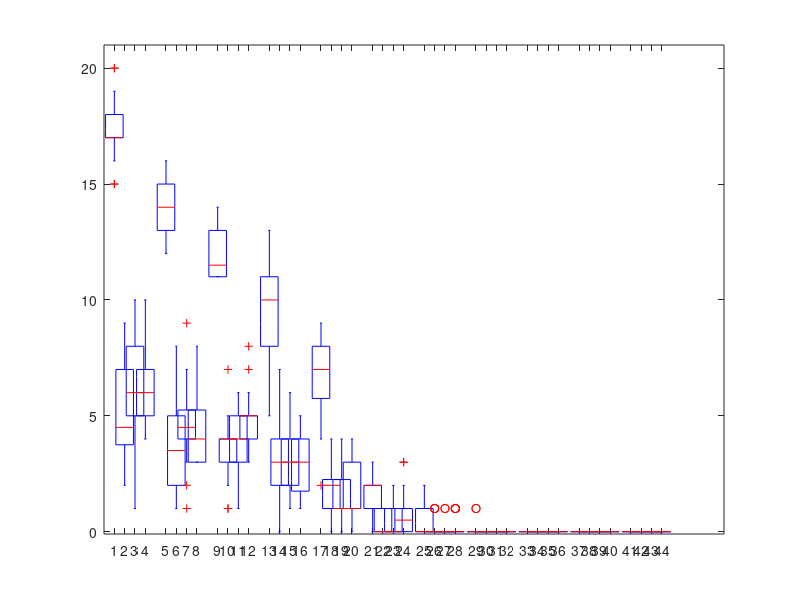

The MATLAB source for this figure: (Note: this script raises an error after producing the figure.)
clear; clc; close all    
    
Matrix = load("Matrix.csv");
Matrix = Matrix';

presto_high_cost = load("PRESTO_high_cost.csv");
presto_high_cost = presto_high_cost';

presto_low_cost = load("PRESTO_low_cost.csv");
presto_low_cost = presto_low_cost';


Matrix_noise1 = load("Matrix_noise1.csv");
Matrix_noise1 = Matrix_noise1';

presto_high_cost_noise1 = load("PRESTO_high_cost_noise1.csv");
presto_high_cost_noise1 = presto_high_cost_noise1';

presto_low_cost_noise1 = load("PRESTO_low_cost_noise1.csv");
presto_low_cost_noise1 = presto_low_cost_noise1';


Matrix_noise2 = load("Matrix_noise1.csv");
Matrix_noise2 = Matrix_noise2';

presto_high_cost_noise2 = load("PRESTO_high_cost_noise2.csv");
presto_high_cost_noise2 = presto_high_cost_noise2';

presto_low_cost_noise2 = load("PRESTO_low_cost_noise2.csv");
presto_low_cost_noise2 = presto_low_cost_noise2';


violation_matrix = nan(20,44);
counter = 0;
for i=1:11
    counter = counter +1;
    violation_matrix(:,counter)=Matrix(:,i);
    counter = counter +1;
    violation_matrix(:,counter)=presto_high_cost(:,i);
    counter = counter +1;
    violation_matrix(:,counter)=presto_high_cost_noise1(:,i);
    counter = counter +1;
    violation_matrix(:,counter)=presto_high_cost_noise2(:,i);
end
figure;
positions = [1 2 3 4 6 7 8 9 11 12 13 14 16 17 18 19 21 22 23 24 26 27 28 29 31 32 33 34 36 37 38 39 41 42 43 44 46 47 48 49 51 52 53 54];
boxplot(violation_matrix, 'positions', positions, 'widths', 0.85);
ylim([-0.1 21])
h=gca; 
h.XAxis.TickLength = [0 0];
set(gca,'xtick',[mean(positions(1:4)) mean(positions(5:8)) mean(positions(9:12)) mean(positions(13:16)) mean(positions(17:20)) mean(positions(21:24)) mean(positions(25:28)) mean(positions(29:32)) mean(positions(33:36))  mean(positions(37:40)) mean(positions(41:44))]);
set(gca,'xticklabel',{'0', '5', '10', '15', '20', '25', '30', '35', '40', '45', '50'});

color = ['r', 'b', 'm', 'c','r', 'b', 'm', 'c','r', 'b', 'm', 'c','r', 'b', 'm', 'c','r', 'b', 'm', 'c','r', 'b', 'm', 'c','r', 'b', 'm', 'c','r', 'b', 'm', 'c','r', 'b', 'm', 'c','r', 'b', 'm', 'c','r', 'b', 'm', 'c'];
h = findobj(gca,'Tag','Box');
for j=1:length(h)
    patch(get(h(j),'XData'),get(h(j),'YData'),color(j),'FaceAlpha',.5);
end

tickSize = get(gca,'XTickLabel');
set(gca,'XTickLabel',tickSize,'fontsize',19)
tickSize = get(gca,'YTickLabel');
set(gca,'YTickLabel',tickSize,'fontsize',17)

yl = ylim(); % Find out x location of the y axis.
% Cover up existing axis with a white line.
line([0 0.5], [yl(1), yl(1)], 'color', 'w', 'LineWidth', 3);
hold on
line([4.5 5.5], [yl(1), yl(1)], 'color', 'w', 'LineWidth', 3);
hold on
line([9.5 10.5], [yl(1), yl(1)], 'color', 'w', 'LineWidth', 3);
hold on
line([14.5 15.5], [yl(1), yl(1)], 'color', 'w', 'LineWidth', 3);
hold on
line([19.5 20.5], [yl(1), yl(1)], 'color', 'w', 'LineWidth', 3);
hold on
line([24.5 25.5], [yl(1), yl(1)], 'color', 'w', 'LineWidth', 3);
hold on
line([29.5 30.5], [yl(1), yl(1)], 'color', 'w', 'LineWidth', 3);
hold on
line([34.5 35.5], [yl(1), yl(1)], 'color', 'w', 'LineWidth', 3);
hold on
line([39.5 40.5], [yl(1), yl(1)], 'color', 'w', 'LineWidth', 3);
hold on
line([44.5 45.5], [yl(1), yl(1)], 'color', 'w', 'LineWidth', 3);
hold on
line([49.5 50.5], [yl(1), yl(1)], 'color', 'w', 'LineWidth', 3);
% hold on
% line([54.5 55.5], [yl(1), yl(1)], 'color', 'w', 'LineWidth', 2);

legend('High noise','low noise','noise free','Baseline','fontsize',18,'edgecolor','w'); 
hAx=gca;                             
hAx.XTickLabel=hAx.XTickLabel;
xlabel("Number of regular services (in a year)","FontSize",20);
ylabel("Number of disruptions","FontSize",20);
% set(gca,'ygrid','on')
% title("Increasing fixed interval serive reduces disruptions","FontSize",12)

% %%%%%%%%%%%%%%%%%%%%%%%%%%%%%%%%%%%%%%%%%%%%%%%%%%%%%%%%%%%%%%%%%%%%%%%%%%%%%%
Matrix = load("Matrix.csv");
Matrix = Matrix';

presto_high_cost = load("PRESTO_high_cost.csv");
presto_high_cost = presto_high_cost';

presto_low_cost = load("PRESTO_low_cost.csv");
presto_low_cost = presto_low_cost';


Matrix_noise1 = load("Matrix_noise1.csv");
Matrix_noise1 = Matrix_noise1';

presto_high_cost_noise1 = load("PRESTO_high_cost_noise1.csv");
presto_high_cost_noise1 = presto_high_cost_noise1';

presto_low_cost_noise1 = load("PRESTO_low_cost_noise1.csv");
presto_low_cost_noise1 = presto_low_cost_noise1';


Matrix_noise2 = load("Matrix_noise2.csv");
Matrix_noise2 = Matrix_noise2';

presto_high_cost_noise2 = load("PRESTO_high_cost_noise2.csv");
presto_high_cost_noise2 = presto_high_cost_noise2';

presto_low_cost_noise2 = load("PRESTO_low_cost_noise2.csv");
presto_low_cost_noise2 = presto_low_cost_noise2';


cost_rate = 2;
c0 = 10;

violation_matrix = nan(20,44);
counter = 0;

for i=1:11
    counter = counter +1;
    %cost for baseline
    a = (i-1)*5;
    violation_matrix(:,counter) = (Matrix(:,i)*(cost_rate) + a)*c0;
%     violation_matrix(:,counter) = (Matrix(:,i)*(cost_rate) + (i-1)*20)*c0;
    counter = counter +1;
    %cost for PRESTO
    violation_matrix(:,counter)=(presto_high_cost(:,i)*(cost_rate)+presto_low_cost(:,i))*c0;
    counter = counter +1;
    %cost for PRESTO noise low
    violation_matrix(:,counter)=(presto_high_cost_noise1(:,i)*(cost_rate)+presto_low_cost_noise1(:,i))*c0;
    counter = counter +1;
    %cost for PRESTO noise low
    violation_matrix(:,counter)=(presto_high_cost_noise2(:,i)*(cost_rate)+presto_low_cost_noise2(:,i))*c0;
end
figure;
positions = [1 2 3 4 6 7 8 9 11 12 13 14 16 17 18 19 21 22 23 24 26 27 28 29 31 32 33 34 36 37 38 39 41 42 43 44 46 47 48 49 51 52 53 54];
boxplot(violation_matrix, 'positions', positions, 'widths', 0.85);
h=gca; 
h.XAxis.TickLength = [0 0];
set(gca,'xtick',[mean(positions(1:4)) mean(positions(5:8)) mean(positions(9:12)) mean(positions(13:16)) mean(positions(17:20)) mean(positions(21:24)) mean(positions(25:28)) mean(positions(29:32)) mean(positions(33:36))  mean(positions(37:40)) mean(positions(41:44))]);
set(gca,'xticklabel',{'0', '5', '10', '15', '20', '25', '30', '35', '40', '45', '50'});

color = ['r', 'b', 'm', 'c','r', 'b', 'm', 'c','r', 'b', 'm', 'c','r', 'b', 'm', 'c','r', 'b', 'm', 'c','r', 'b', 'm', 'c','r', 'b', 'm', 'c','r', 'b', 'm', 'c','r', 'b', 'm', 'c','r', 'b', 'm', 'c','r', 'b', 'm', 'c'];
h = findobj(gca,'Tag','Box');
for j=1:length(h)
    patch(get(h(j),'XData'),get(h(j),'YData'),color(j),'FaceAlpha',.5);
end

tickSize = get(gca,'XTickLabel');
set(gca,'XTickLabel',tickSize,'fontsize',19)
tickSize = get(gca,'YTickLabel');
set(gca,'YTickLabel',tickSize,'fontsize',17)

yl = ylim(); % Find out x location of the y axis.
% Cover up existing axis with a white line.
line([0 0.5], [yl(1), yl(1)], 'color', 'w', 'LineWidth', 3);
hold on
line([4.5 5.5], [yl(1), yl(1)], 'color', 'w', 'LineWidth', 3);
hold on
line([9.5 10.5], [yl(1), yl(1)], 'color', 'w', 'LineWidth', 3);
hold on
line([14.5 15.5], [yl(1), yl(1)], 'color', 'w', 'LineWidth', 3);
hold on
line([19.5 20.5], [yl(1), yl(1)], 'color', 'w', 'LineWidth', 3);
hold on
line([24.5 25.5], [yl(1), yl(1)], 'color', 'w', 'LineWidth', 3);
hold on
line([29.5 30.5], [yl(1), yl(1)], 'color', 'w', 'LineWidth', 3);
hold on
line([34.5 35.5], [yl(1), yl(1)], 'color', 'w', 'LineWidth', 3);
hold on
line([39.5 40.5], [yl(1), yl(1)], 'color', 'w', 'LineWidth', 3);
hold on
line([44.5 45.5], [yl(1), yl(1)], 'color', 'w', 'LineWidth', 3);
hold on
line([49.5 50.5], [yl(1), yl(1)], 'color', 'w', 'LineWidth', 3);
% hold on
% line([54.5 55.5], [yl(1), yl(1)], 'color', 'w', 'LineWidth', 2);

legend('High noise','low noise','noise free','Baseline','fontsize',18,'edgecolor','w','Location','southeast'); 
hAx=gca;                             
hAx.XTickLabel=hAx.XTickLabel;
xlabel("Number of regular services (in a year)","FontSize",20);
ylabel("Cost","FontSize",20);
% set(gca,'ygrid','on')
% title("The cost of preventitive service is 2 times cheaper than the urgent service","FontSize",12)
